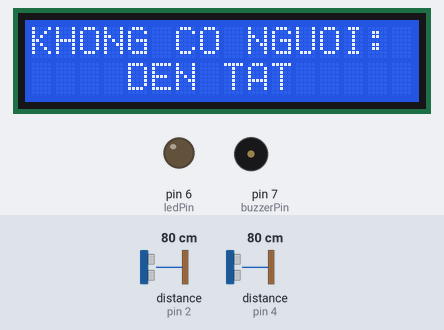
Simulated run of this sketch. Board: Arduino Uno, built with avr-gcc and run on an emulated ATmega328P. Shown: 16×2 character LCD, output pins drawn as LEDs (lit = HIGH), buzzer (waves = sounding, pin HIGH). Wiring (inferred from the names in the program): 2 × ultrasonic range finder: trigger pin 3, echo pin 2 / trigger pin 5, echo pin 4. Inputs (shaded band) come from the test bench; at power-on: distance to the obstacle (sensors on pin 2, pin 4) 80 cm. The echo pulse lasts 58.3 µs per cm; pins used as bus, display or sensor lines are not drawn; what the sketch prints to the serial monitor is not drawn.

Above: at 3.2 s.
3.3 s: distance to the obstacle (sensor on pin 2) set to 22 cm
4.8 s: distance to the obstacle (sensor on pin 2) set to 18 cm
At 5.2 s:
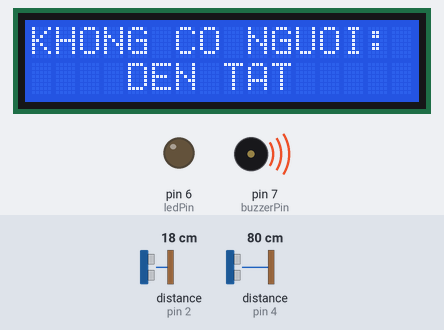
At 7.0 s:
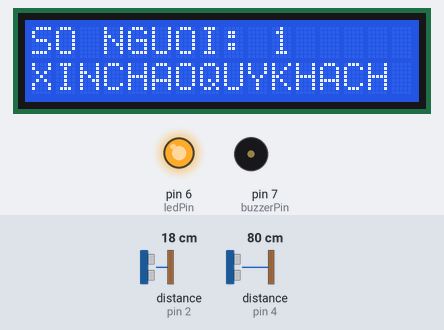
7.3 s: distance to the obstacle (sensor on pin 4) set to 22 cm
8.8 s: distance to the obstacle (sensor on pin 4) set to 18 cm
At 9.3 s:
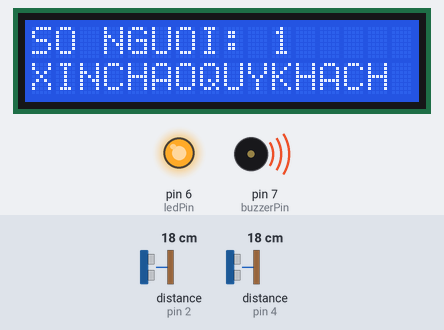
Timing chart, 0 to 11.8 s (numbered marks = the images above; inputs shaded):
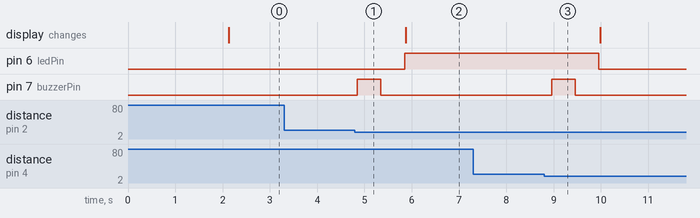

The sketch:

BLKLab_Code_Dem_So_Luong_Khach_Ra_Vao_Cua_Hang.ino
```cpp
/*
 * =========================================================================================================================*
 *                                                     BANLINHKIEN.COM
 * =========================================================================================================================*
 *                              Đếm số lượng khách ra, vào cửa hàng sử dụng cảm biến siêu âm
 * Đấu nối:
 + Cảm biến siêu âm (SRF05):
  -D2: nối với chân echo của CB SRF05 1
  -D3: nối với chân trig của CB SRF05 1

  -D4: nối với chân echo của CB SRF05 2
  -D5: nối với chân trig của CB SRF05 1

 + Loa:
  -D7: nối với chân Anot của loa

 + Đèn led:
  -D6: nối với chân Anot của đèn led

 + Màn hình LCD I2C 1602:
  -SDA: nối với chân SDA của LCD I2C 1602
  -SCL: nối với chân SCL của LCD I2C 1602
*/

#include <Wire.h>                                                   // Thư viện Wire sử dụng để giao tiếp I2C.
#include <LiquidCrystal_I2C.h>                                      // Thư viện LiquidCrystal_I2C điều khiển màn hình LCD qua giao tiếp I2C.

LiquidCrystal_I2C lcd(0x27, 16, 2);                                 // Khởi tạo đối tượng LiquidCrystal_I2C với địa chỉ I2C 0x27 và kích thước màn hình 16x2.

#define trigPinIn 3                                                 // Định nghĩa chân trig cho CB bên trong cửa hàng.
#define echoPinIn 2                                                 // Định nghĩa chân echo cho CB bên trong cửa hàng.
#define trigPinOut 5                                                // Định nghĩa chân trig cho CB bên ngoài cửa hàng.
#define echoPinOut 4                                                // Định nghĩa chân echo cho CB bên ngoài cửa hàng.
#define ledPin 6                                                    // Định nghĩa chân cho đèn LED.
#define buzzerPin 7                                                 // Định nghĩa chân cho còi buzzer.

int count = 0;                                                      // Biến lưu trữ số lượng người trong cửa hàng.
bool isInside = false;                                              // Biến kiểm tra nếu có người vào trong cửa hàng.
bool isOutside = false;                                             // Biến kiểm tra nếu có người ra khỏi cửa hàng.
bool updateLCD = true;                                              // Biến kiểm tra cập nhật màn hình LCD.

void setup() {
  lcd.init();                                                       // Khởi tạo màn hình LCD.
  lcd.backlight();                                                  // Bật đèn nền cho màn hình.
  Serial.begin(9600);                                               // Khởi tạo giao tiếp serial với tốc độ 9600 bps.

  pinMode(trigPinIn, OUTPUT);                                       // Chân trig bên trong là đầu ra.
  pinMode(echoPinIn, INPUT);                                        // Chân echo bên trong là đầu vào.
  pinMode(trigPinOut, OUTPUT);                                      // Chân trig bên ngoài là đầu ra.
  pinMode(echoPinOut, INPUT);                                       // Chân echo bên ngoài là đầu vào.
  pinMode(ledPin, OUTPUT);                                          // Chân cho đèn LED là đầu ra.
  pinMode(buzzerPin, OUTPUT);                                       // Chân cho loa còi là đầu ra.

  lcd.clear();                                                      // Xóa màn hình LCD.
  lcd.setCursor(1, 0);
  lcd.print("DEM SL NGUOI:");
  lcd.setCursor(0, 1);
  lcd.print("TRONG CUA HANG");
  delay(2000);
}

void beep(int duration) {
  digitalWrite(buzzerPin, HIGH);                                    // Bật loa còi.
  delay(duration);                                                  // Delay theo thời gian được truyền vào.
  digitalWrite(buzzerPin, LOW);                                     // Tắt loa còi.
}

void loop() {
  long durationIn, distanceIn, durationOut, distanceOut;

  digitalWrite(trigPinIn, LOW);                                     // Đặt chân trig bên trong xuống mức thấp.
  delayMicroseconds(2);                                             // Delay 2 microseconds.
  digitalWrite(trigPinIn, HIGH);                                    // Đặt chân trig bên trong lên mức cao.
  delayMicroseconds(10);                                            // Delay 10 microseconds.
  digitalWrite(trigPinIn, LOW);                                     // Đặt chân trig bên trong xuống mức thấp.
  durationIn = pulseIn(echoPinIn, HIGH);                            // Đo thời gian phản hồi từ cảm biến echo bên trong.
  distanceIn = (durationIn / 2) / 29.1;                             // Tính khoảng cách từ thời gian phản hồi.

  digitalWrite(trigPinOut, LOW);                                    // Đặt chân trig bên ngoài xuống mức thấp.
  delayMicroseconds(2);                                             // Delay 2 microseconds.
  digitalWrite(trigPinOut, HIGH);                                   // Đặt chân trig bên ngoài lên mức cao.
  delayMicroseconds(10);                                            // Delay 10 microseconds.
  digitalWrite(trigPinOut, LOW);                                    // Đặt chân trig bên ngoài xuống mức thấp.
  durationOut = pulseIn(echoPinOut, HIGH);                          // Đo thời gian phản hồi từ cảm biến echo bên ngoài.
  distanceOut = (durationOut / 2) / 29.1;                           // Tính khoảng cách từ thời gian phản hồi.

  Serial.print("KC Vao: ");                                         // In ra Serial thông tin về khoảng cách bên trong.
  Serial.print(distanceIn);
  Serial.print(" cm, KC Ra: ");                                     // In ra Serial thông tin về khoảng cách bên ngoài.
  Serial.print(distanceOut);
  Serial.println(" cm");

  if (distanceIn < 20) {
    if (!isInside) {
      isInside = true;
      count++;
      updateLCD = true;                                             // Đặt biến updateLCD để cập nhật màn hình LCD.
      beep(500);                                                    // Kích hoạt âm thanh còi trong 500ms.
      delay(500);                                                   // Delay 500ms.
    }
  } else {
    isInside = false;
  }

  if (distanceOut < 20) {
    if (!isOutside) {
      isOutside = true;
      count--;
      if (count < 0) {
        count = 0;
      }
      updateLCD = true;                                               // Đặt biến updateLCD để cập nhật màn hình LCD.
      beep(500);                                                      // Kích hoạt âm thanh còi trong 500ms.
      delay(500);                                                     // Delay 500ms.
    }
  } else {
    isOutside = false;
  }

  Serial.print("SL Nguoi Trong Cua Hang: ");                          // In ra Serial số lượng người trong cửa hàng.
  Serial.println(count);

  if (count <= 0) {
    digitalWrite(ledPin, LOW);                                        // Tắt đèn LED.
    if (updateLCD) {
      lcd.clear();
      lcd.setCursor(0, 0);
      lcd.print("KHONG CO NGUOI:");                                   // Hiển thị thông báo không có người trên màn hình LCD.
      lcd.setCursor(4, 1);
      lcd.print("DEN TAT");                                           // Hiển thị thông báo tắt đèn trên màn hình LCD.
      updateLCD = false;                                              // Đặt biến updateLCD để ngăn cập nhật màn hình LCD liên tục.
    }
    delay(200);                                                       // Delay 200ms.
  } else {
    digitalWrite(ledPin, HIGH);                                       // Bật đèn LED.
    if (updateLCD) {
      lcd.clear();
      lcd.setCursor(0, 0);
      lcd.print("SO NGUOI:");                                         // Hiển thị số lượng người trên màn hình LCD.
      lcd.setCursor(10, 0);
      lcd.print(count);
      lcd.setCursor(0, 1);
      lcd.print("XINCHAOQUYKHACH");                                   // Hiển thị thông báo chào khách hàng trên màn hình LCD.
      updateLCD = false;                                              // Đặt biến updateLCD để ngăn cập nhật màn hình LCD liên tục.
    }
    delay(200);                                                       // Delay 200ms.
  }
}
```

Measured:
- the behaviour switches between 21 and 20 cm on distance to the obstacle (sensor on pin 2) (found by bisection; images 0 and 1)
- the behaviour switches between 21 and 20 cm on distance to the obstacle (sensor on pin 4) (found by bisection; images 2 and 3)
- after the input at 3.3 s, every drawn part: stays the same
- after the input at 4.8 s, pin 6 (ledPin): LOW → HIGH after 1.0 s; pin 7 (buzzerPin): LOW → HIGH after 0.05 s, → LOW 0.50 s later
- after the input at 7.3 s, every drawn part: stays the same
- after the input at 8.8 s, pin 6 (ledPin): HIGH → LOW after 1.2 s; pin 7 (buzzerPin): LOW → HIGH after 0.16 s, → LOW 0.50 s later
